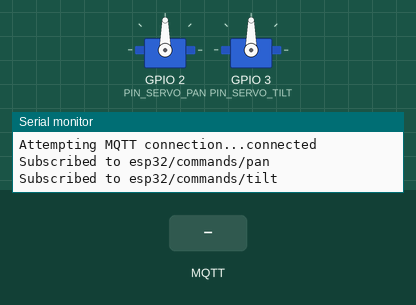
Bench run of a sketch on a simulated ESP32. Shown: 2 × servo, the last lines printed to the serial monitor. The test bench sets the inputs (shaded band). WiFi joins after 1.5 s; servers stay silent unless stated; random numbers use the default seed unless the sketch sets one; no MQTT or app messages arrive unless stated.

Above: at 2.7 s.
2.8 s: MQTT message "5" arrives on the first subscribed topic
At 4.0 s:
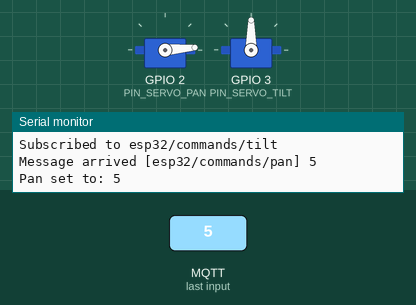
4.3 s: MQTT message "5" arrives on the second subscribed topic
At 5.3 s:
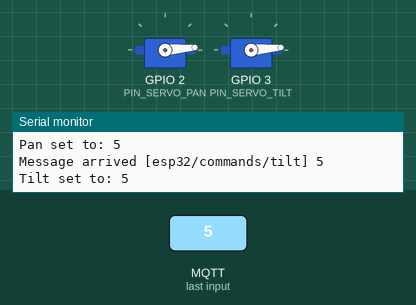
5.8 s: MQTT message "90" arrives on the first subscribed topic
At 6.5 s:
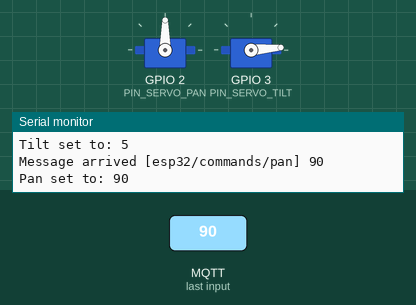
7.3 s: MQTT message "90" arrives on the second subscribed topic
At 7.6 s:
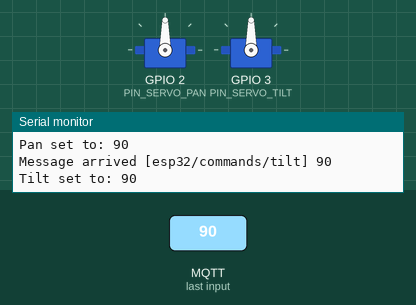
Timing chart, 0 to 9.8 s (numbered marks = the images above; inputs shaded):
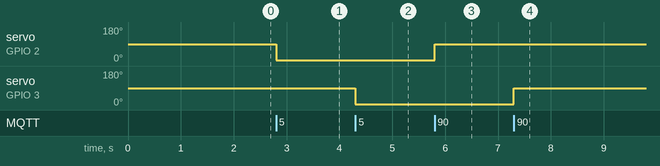

Measured:
- after the input at 2.8 s, servo on GPIO 2 (PIN_SERVO_PAN): 90° → 5° at once
- after the input at 4.3 s, servo on GPIO 3 (PIN_SERVO_TILT): 90° → 5° at once
- after the input at 5.8 s, servo on GPIO 2 (PIN_SERVO_PAN): 5° → 90° at once
- after the input at 7.3 s, servo on GPIO 3 (PIN_SERVO_TILT): 5° → 90° at once

The sketch:

bracket_servo.ino
```cpp
#include <WiFi.h>
#include <WiFiClientSecure.h> // Explicitly include for WiFiClientSecure
#include <PubSubClient.h>     // For MQTT Client
#include <ESP32Servo.h>       // For Servo control

// =========================================================
//                   WI-FI & MQTT CONFIGURATION
// =========================================================
const char* ssid = "GEORGIA";         // <<<< GANTI DENGAN NAMA WI-FI RUMAH ANDA
const char* password = "Georgia12345"; // <<<< GANTI DENGAN PASSWORD WI-FI RUMAH ANDA

// HiveMQ MQTT Broker Details
const char* mqtt_server = "7031e8491d334b88b475025af999ffeb.s1.eu.hivemq.cloud"; // From your image
const int mqtt_port = 8883; // TLS MQTT port from your image
const char* mqtt_username = "esp32cam"; // <<<< GANTI DENGAN USERNAME HIVEMQ ANDA
const char* mqtt_password = "Bracketservo2"; // <<<< GANTI DENGAN PASSWORD HIVEMQ ANDA

// MQTT Topics
#define MQTT_TOPIC_PAN_CMD "esp32/commands/pan"
#define MQTT_TOPIC_TILT_CMD "esp32/commands/tilt"
#define MQTT_TOPIC_PAN_STATUS "esp32/status/pan"
#define MQTT_TOPIC_TILT_STATUS "esp32/status/tilt"

// Certificates for TLS connection (HiveMQ requires this for 8883)
// You need to get the CA certificate from HiveMQ.
// Go to your HiveMQ Cloud cluster -> TLS Details -> Download CA Certificate.
// Open the .pem file with a text editor and copy its content here.
// NOTE: The certificate you provided is ISRG Root X1. While HiveMQ might use Let's Encrypt,
// it's generally best to use the specific CA certificate provided by HiveMQ for your cluster.
// If you encounter connection issues, try downloading the CA certificate directly from HiveMQ Cloud.
const char* hivemq_ca_cert = R"EOF(
-----BEGIN CERTIFICATE-----
MIIFazCCA1OgAwIBAgIRAIIQz7DSQONZRGPgu2OCiwAwDQYJKoZIhvcNAQELBQAw
TzELMAkGA1UEBhMCVVMxKTAnBgNVBAoTIEludGVybmV0IFNlY3VyaXR5IFJlc2Vh
cmNoIEdyb3VwMRUwEwYDVQQDEwxJU1JHIFJvb3QgWDEwHhcNMTUwNjA0MTEwNDM4
WhcNMzUwNjA0MTEwNDM4WjBPMQswCQYDVQQGEwJVUzEpMCcGA1UEChMgSW50ZXJu
ZXQgU2VjdXJpdHkgUmVzZWFyY2ggR3JvdXAxFTATBgNVBAMTDElTUkcgUm9vdCBY
MTCCAiIwDQYJKoZIhvcNAQEBBQADggIPADCCAgoCggIBAK3oJHP0FDfzm54rVygc
h77ct984kIxuPOZXoHj3dcKi/vVqbvYATyjb3miGbESTtrFj/RQSa78f0uoxmyF+
0TM8ukj13Xnfs7j/EvEhmkvBioZxaUpmZmyPfjxwv60pIgbz5MDmgK7iS4+3mX6U
A5/TR5d8mUgjU+g4rk8Kb4Mu0UlXjIB0ttov0DiNewNwIRt18jA8+o+u3dpjq+sW
T8KOEUt+zwvo/7V3LvSye0rgTBIlDHCNAymg4VMk7BPZ7hm/ELNKjD+Jo2FR3qyH
B5T0Y3HsLuJvW5iB4YlcNHlsdu87kGJ55tukmi8mxdAQ4Q7e2RCOFvu396j3x+UC
B5iPNgiV5+I3lg02dZ77DnKxHZu8A/lJBdiB3QW0KtZB6awBdpUKD9jf1b0SHzUv
KBds0pjBqAlkd25HN7rOrFleaJ1/ctaJxQZBKT5ZPt0m9STJEadao0xAH0ahmbWn
OlFuhjuefXKnEgV4We0+UXgVCwOPjdAvBbI+e0ocS3MFEvzG6uBQE3xDk3SzynTn
jh8BCNAw1FtxNrQHusEwMFxIt4I7mKZ9YIqioymCzLq9gwQbooMDQaHWBfEbwrbw
qHyGO0aoSCqI3Haadr8faqU9GY/rOPNk3sgrDQoo//fb4hVC1CLQJ13hef4Y53CI
rU7m2Ys6xt0nUW7/vGT1M0NPAgMBAAGjQjBAMA4GA1UdDwEB/wQEAwIBBjAPBgNV
HRMBAf8EBTADAQH/MB0GA1UdDgQWBBR5tFnme7bl5AFzgAiIyBpY9umbbjANBgkq
hkiG9w0BAQsFAAOCAgEAVR9YqbyyqFDQDLHYGmkgJykIrGF1XIpu+ILlaS/V9lZL
ubhzEFnTIZd+50xx+7LSYK05qAvqFyFWhfFQDlnrzuBZ6brJFe+GnY+EgPbk6ZGQ
3BebYhtF8GaV0nxvwuo77x/Py9auJ/GpsMiu/X1+mvoiBOv/2X/qkSsisRcOj/KK
NFtY2PwByVS5uCbMiogziUwthDyC3+6WVwW6LLv3xLfHTjuCvjHIInNzktHCgKQ5
ORAzI4JMPJ+GslWYHb4phowim57iaztXOoJwTdwJx4nLCgdNbOhdjsnvzqvHu7Ur
TkXWStAmzOVyyghqpZXjFaH3pO3JLF+l+/+sKAIuvtd7u+Nxe5AW0wdeRlN8NwdC
jNPElpzVmbUq4JUagEiuTDkHzsxHpFKVK7q4+63SM1N95R1NbdWhscdCb+ZAJzVc
oyi3B43njTOQ5yOf+1CceWxG1bQVs5ZufpsMljq4Ui0/1lvh+wjChP4kqKOJ2qxq
4RgqsahDYVvTH9w7jNbyLeiNdd8XM2w9U/t7y0Ff/9yi0GE44Za4rF2LN9d11TPA
mRGunUHBcnWEvgJBQl9nJEiU0Zsnvgc/ubhPgXRR4Xq37Z0j4r7g1SgEEzwxA57d
emyPxgcYxn/eR44/KJ4EBs+lVDR3veyJm+kXQ99b21/+jh5Xos1AnX5iItreGCc=
-----END CERTIFICATE-----
)EOF";

WiFiClientSecure espClient; // Use WiFiClientSecure for TLS
PubSubClient client(espClient);

// =========================================================

// Define GPIO pins for servos
#define PIN_SERVO_PAN  2 // GPIO2 for Pan (Right-Left)
#define PIN_SERVO_TILT 3 // GPIO3 for Tilt (Up-Down)

Servo servoPan;
Servo servoTilt;

// Initial servo positions
int currentPanPos = 90;  // 0-180
int currentTiltPos = 90; // 0-180

void setup_wifi() {
  Serial.print("Connecting to Wi-Fi ");
  Serial.print(ssid);

  WiFi.mode(WIFI_STA);
  WiFi.begin(ssid, password);

  int attempts = 0;
  while (WiFi.status() != WL_CONNECTED) {
    delay(500);
    Serial.print(".");
    attempts++;
    if (attempts > 20) {
      Serial.println("\nWi-Fi Connection Failed! Check SSID/Password or range.");
      break;
    }
  }

  if (WiFi.status() == WL_CONNECTED) {
    Serial.println("\nSuccessfully connected to Wi-Fi!");
    Serial.print("IP Address: ");
    Serial.println(WiFi.localIP());
  } else {
    Serial.println("\nCould not connect. Please restart ESP32 or check configuration.");
  }
}

void callback(char* topic, byte* payload, unsigned int length) {
  Serial.print("Message arrived [");
  Serial.print(topic);
  Serial.print("] ");
  String message = "";
  for (int i = 0; i < length; i++) {
    message += (char)payload[i];
  }
  Serial.println(message);

  int angle = message.toInt();

  if (angle >= 0 && angle <= 180) {
    if (String(topic) == MQTT_TOPIC_PAN_CMD) {
      servoPan.write(angle);
      currentPanPos = angle;
      Serial.print("Pan set to: ");
      Serial.println(angle);
      // Publish status after movement, using retained message for initial state
      client.publish(MQTT_TOPIC_PAN_STATUS, String(currentPanPos).c_str(), true);
    } else if (String(topic) == MQTT_TOPIC_TILT_CMD) {
      servoTilt.write(angle);
      currentTiltPos = angle;
      Serial.print("Tilt set to: ");
      Serial.println(angle);
      // Publish status after movement, using retained message for initial state
      client.publish(MQTT_TOPIC_TILT_STATUS, String(currentTiltPos).c_str(), true);
    }
  } else {
    Serial.println("Received invalid angle.");
  }
}

void reconnect() {
  // Loop until we're reconnected
  while (!client.connected()) {
    Serial.print("Attempting MQTT connection...");
    // Create a random client ID
    String clientId = "ESP32Client-";
    clientId += String(random(0xffff), HEX);
    // Attempt to connect with username and password
    if (client.connect(clientId.c_str(), mqtt_username, mqtt_password)) {
      Serial.println("connected");
      // Once connected, publish an announcement and subscribe to topics
      client.publish("esp32/connection_status", "ESP32 is online");
      client.subscribe(MQTT_TOPIC_PAN_CMD);
      client.subscribe(MQTT_TOPIC_TILT_CMD);
      Serial.print("Subscribed to "); Serial.println(MQTT_TOPIC_PAN_CMD);
      Serial.print("Subscribed to "); Serial.println(MQTT_TOPIC_TILT_CMD);

      // Publish initial positions with retain flag set to true
      // This ensures that new subscribers immediately get the last known state.
      client.publish(MQTT_TOPIC_PAN_STATUS, String(currentPanPos).c_str(), true);
      client.publish(MQTT_TOPIC_TILT_STATUS, String(currentTiltPos).c_str(), true);

    } else {
      Serial.print("failed, rc=");
      Serial.print(client.state());
      Serial.println(" trying again in 5 seconds");
      // Wait 5 seconds before retrying
      delay(5000);
    }
  }
}

void setup() {
  Serial.begin(115200);
  Serial.println("\n");
  Serial.println("ESP32 Pan-Tilt Control with MQTT");
  Serial.println("------------------------------------");

  servoPan.attach(PIN_SERVO_PAN);
  servoTilt.attach(PIN_SERVO_TILT);

  // Set initial positions
  servoPan.write(currentPanPos);
  servoTilt.write(currentTiltPos);

  setup_wifi();

  // Set the CA certificate for TLS connection
  // Ensure this certificate is correct for your HiveMQ Cloud instance.
  espClient.setCACert(hivemq_ca_cert);

  client.setServer(mqtt_server, mqtt_port);
  client.setCallback(callback);
}

void loop() {
  // If not connected to MQTT, try to reconnect
  if (!client.connected()) {
    reconnect();
  }
  // Process incoming MQTT messages and maintain connection
  client.loop();
}
```
